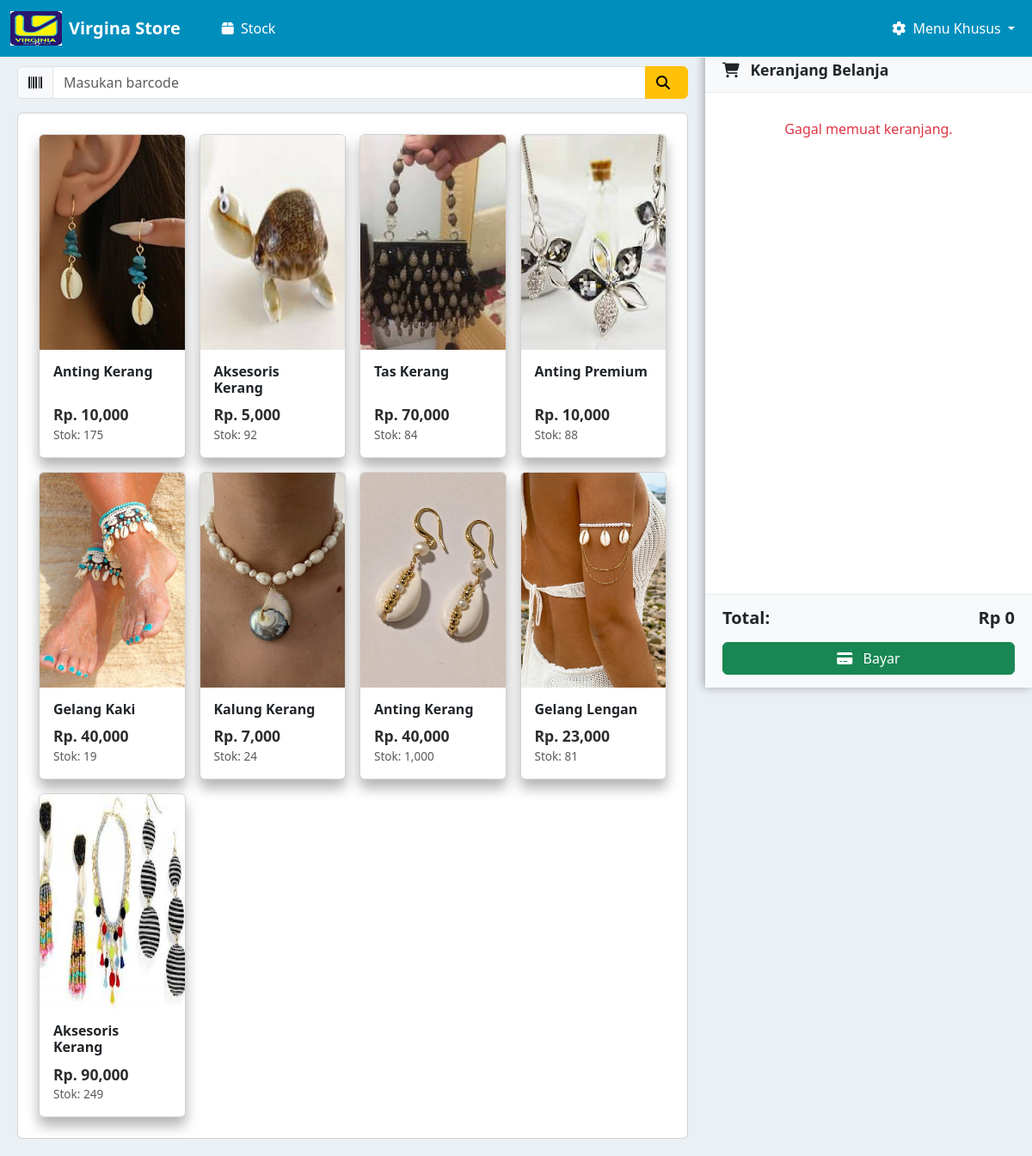
Page / (signed in) on the earlier database version.
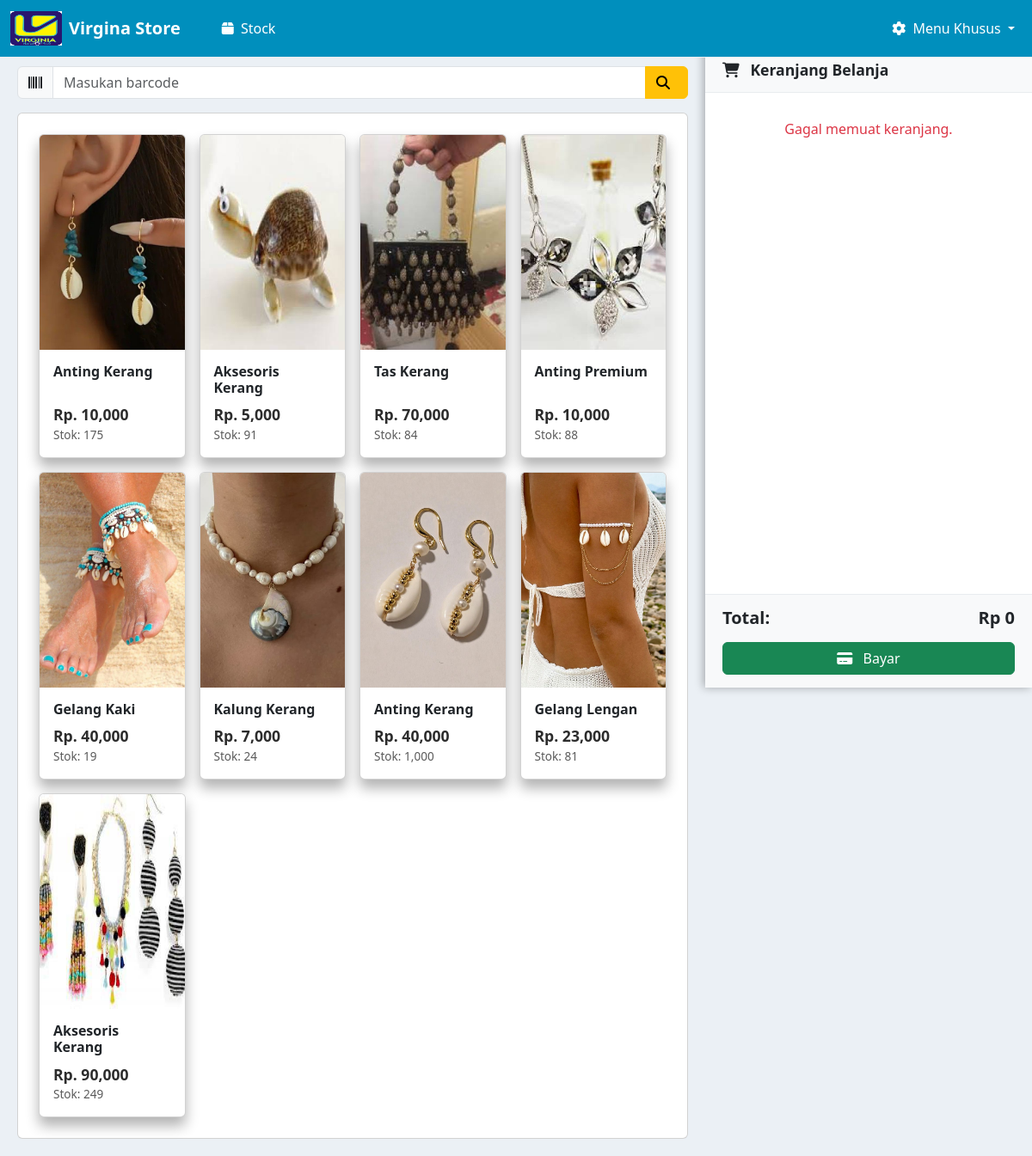
Same page on the later database version.
### kasir/models.py (models this page shows, shortened)
class Produk(models.Model):
    nama_barang = models.CharField(max_length=100)
    barcode = models.CharField(max_length=50, unique=True)
    harga_barang = models.DecimalField(max_digits=12, decimal_places=2)
    stok = models.PositiveIntegerField()
    gambar = models.ImageField(upload_to='gambar_produk/', blank=True, null=True)

### kasir/views.py (the view, shortened to what this page needs)
# urls.py: path('', views.halaman_kasir, name='halaman_kasir'),
def halaman_kasir(request):
    produk = Produk.objects.all()
    transaksi_id = request.session.get('current_transaksi_id')
    return render(request, 'home.html', {'produk': produk})

### kasir/templates/home.html (shortened to what this page needs)
{% extends "base.html" %}
{% load static %}
{% load humanize %}
{% block content %}
<div class="main-container">
  <div class="content-area">
        <div class="input-group mb-3">
          <span class="input-group-text"><i class="fas fa-barcode"></i></span>
          <input type="text" id="barcodeInput" class="form-control" placeholder="Masukan barcode" onkeypress="if(event.key === 'Enter'){cariProdukByBarcode()}">
          <button class="btn btn-warning" onclick="cariProdukByBarcode()">
            <i class="fas fa-search me-2"></i>
          </button>
        </div>
    <div id="cardMode">
      <div class="card p-4">
      <div class="row g-3">
        {% for item in produk %}
        <div class="col-6 col-md-4 col-lg-3">
          <div class="card product-card" onclick="bukaDetail('{{ item.id }}', '{{ item.nama_barang }}', '{{ item.harga_barang }}', '{{ item.stok }}', '{{ item.gambar.url }}')">
            <img src="{{ item.gambar.url }}" class="card-img-top" style="height:250px; object-fit:cover;" alt="{{ item.nama_barang }}">
            <div class="card-body">
              <h6 class="card-title">{{ item.nama_barang }}</h6>
              <div>
                <p class="price" id="hitam">Rp. {{ item.harga_barang|floatformat:0|intcomma }}</p>
                <p class="stock">Stok: <span id="stok-{{ item.id }}">{{ item.stok|floatformat:0|intcomma }}</span></p>
              </div>
            </div>
          </div>
        </div>
        {% endfor %}
      </div>
    </div>
    </div>
  </div>
  <div class="cart-sidebar">
    <div class="cart-header">
      <h5><i class="fas fa-shopping-cart me-2"></i> Keranjang Belanja</h5>
    </div>
    <div class="cart-items" id="cartItems" style="margin-top: 20px;">
    </div>
    <div class="cart-footer">
      <div class="cart-total d-flex justify-content-between align-items-center">
        <h5>Total:</h5>
        <h5 id="totalBayar">Rp 0</h5>
      </div>
      <div class="cart-action mt-3">
        <a href="{% url 'halaman_bayar' %}" class="btn btn-success w-100"><i class="fas fa-credit-card me-2"></i> Bayar</a>
      </div>
    </div>
  </div>
</div>
{% endblock %}

Differences in the rows shown:
changed Produk (number 2 of 9 on the later page): stok "92" → "91"
